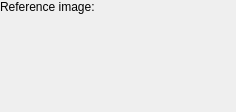
<ui version="4.0" >
 <class>WdgFastColorTransfer</class>
 <widget class="QWidget" name="WdgFastColorTransfer" >
  <property name="geometry" >
   <rect>
    <x>0</x>
    <y>0</y>
    <width>236</width>
    <height>112</height>
   </rect>
  </property>
  <layout class="QVBoxLayout" >
   <property name="margin" >
    <number>0</number>
   </property>
   <item>
    <layout class="QHBoxLayout" >
     <property name="margin" >
      <number>0</number>
     </property>
     <item>
      <widget class="QLabel" name="label1" >
       <property name="text" >
        <string>Reference image:</string>
       </property>
       <property name="wordWrap" >
        <bool>false</bool>
       </property>
      </widget>
     </item>
     <item>
      <widget class="KUrlRequester" native="1" name="fileNameURLRequester" >
       <property name="toolTip" >
        <string>Filename of the image whose tones and color you want to transfer to the current layer.</string>
       </property>
      </widget>
     </item>
    </layout>
   </item>
   <item>
    <spacer>
     <property name="orientation" >
      <enum>Qt::Vertical</enum>
     </property>
     <property name="sizeType" >
      <enum>QSizePolicy::Expanding</enum>
     </property>
     <property name="sizeHint" >
      <size>
       <width>20</width>
       <height>101</height>
      </size>
     </property>
    </spacer>
   </item>
  </layout>
 </widget>
  <customwidgets>
  <customwidget>
   <class>KUrlRequester</class>
   <extends>QWidget</extends>
   <header>kurlrequester.h</header>
   <container>1</container>
  </customwidget>
 </customwidgets>
 <includes>
  <include location="local" >kurlrequester.h</include>
  <include location="local" >QLineEdit</include>
  <include location="local" >kpushbutton.h</include>
 </includes>
 <resources/>
 <connections/>
</ui>
